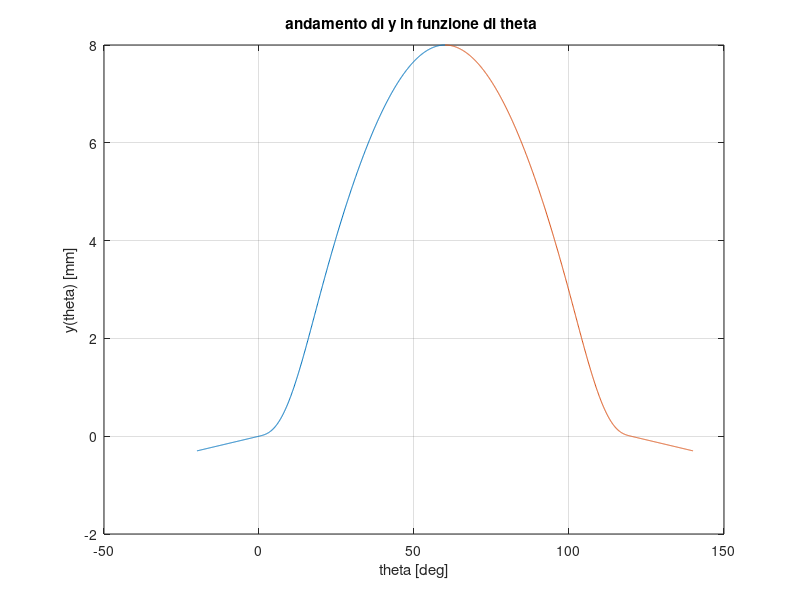
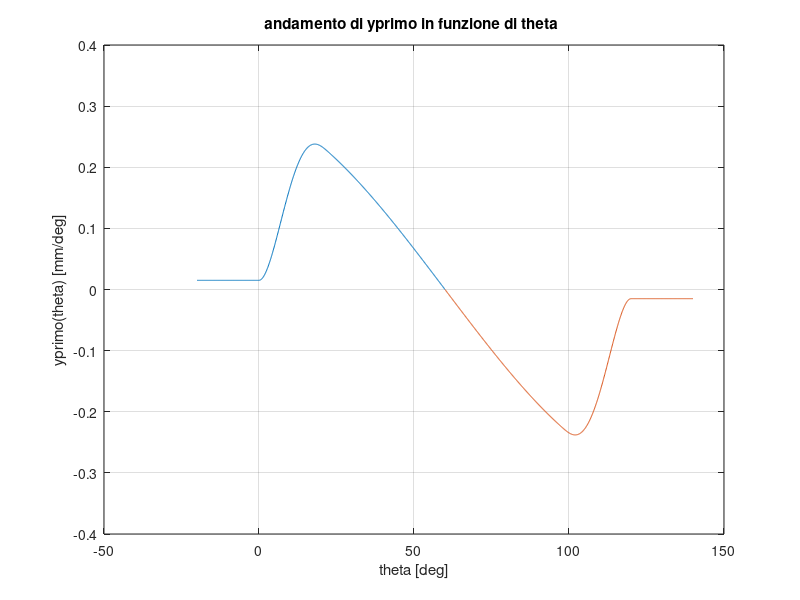
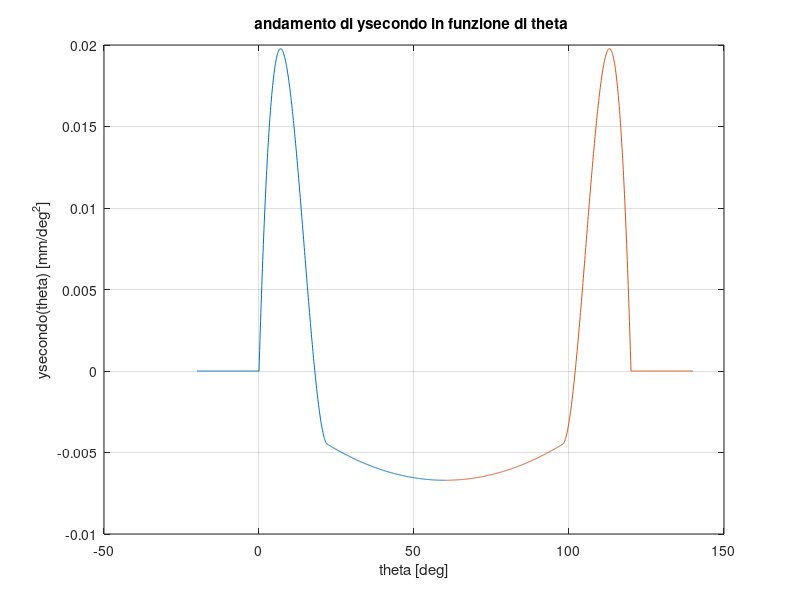

Recreate these plots in MATLAB, in order. (Note: this script raises an error after producing the figures.)
clc, clear

%% dati

h=8; % alzata al netto delle rampe di ripresa gioco [mm]
alpha=240; %[deg]
h1= 0.3; %gioco [mm]
u=270; % max vel d'urto [mm/s]
n=6000; % massimo regime di rotazione motore [rpm]
theta1=38; %[deg]
theta2=42; %[deg]
deltamin=5; %minimo raggio di curvatura del profilo camma [mm]
Fmin=140; %[N]
k=8.8; % [N/mm]
massa= 0.19; %[kg] massa equipaggio mobile della valvola


%% calcoli

%theta
tq= alpha/4-theta2; % [deg]
thetaR= alpha/4-theta1; % [deg]
thetaS= alpha/4; % [deg]

omega_camma= ( n/2 )* (2*pi/60 ) ; %rad/s
% omegamax = 2pi*n/(60*2) = pi*n/60 [rpm] --> 
% omegamax = pi*n/60 * 180/pi=3n [deg/s]
omegamax = 3*n; %[deg/s]



b0=h; %coefficiente legge di alzata [mm]


% yprimo= u/omegamax %[mm/s / deg/s] --> [mm/deg]
yprimo=u/omegamax; %[mm/deg]

thetaP = -h1/yprimo; %[deg]

format shortE
A=[20*tq^3 12*tq^2 6*tq  0 0; thetaR^5 thetaR^4 thetaR^3 -(thetaR-thetaS)^4 -(thetaR-thetaS)^2; 5*thetaR^4  4*thetaR^3 3*thetaR^2 -4*(thetaR-thetaS)^3 -2*(thetaR-thetaS); 20*thetaR^3 12*thetaR^2 6*thetaR -12*(thetaR-thetaS)^2 -2; 60*thetaR^2 24*thetaR 6 -24*(thetaR-thetaS) 0];
b=[0; b0-(yprimo*thetaR); -yprimo; 0; 0];
x=A\b;

a5=x(1);
a4=x(2);
a3=x(3);
b4=x(4);
b2=x(5); 
a0=0;
a1=yprimo;
a2=0;


%% andamento di y in funzione di theta 

% lineare da P a O 
% pol 5 grado da O a R
% Pol 4 grado da R a S 
% speculare da S in poi

% P - O
% m = y' = u/ omegamax
% y = mx+q 
% q = 0
% ciclo for che fa variare theta da thetaP a thetaO(0,0)
m= yprimo;
thetaPO = thetaP : 0.1 : 0;
yPO= thetaPO.*m;

% O - R
% y = a5*theta^5 + a4*theta^4 + a3*theta^3 + a2*theta^2 + a1*theta + a0
thetaOR = 0 : 0.1 : thetaR ;
a0vettore= ones(1,length(thetaOR) ) *a0;
yOR =  a5.*thetaOR.^5 + a4.*thetaOR.^4 + a3.*thetaOR.^3 + a2.*thetaOR.^2 + a1.*thetaOR + a0vettore ;

% R - S
% y= b4*(thetaRS-thetaS)^4 + b2*(thetaRS-thetaS)^2+ b0
thetaRS = thetaR : 0.1 : thetaS;
b0vettore= ones(1,length(thetaRS) ) *b0;
thetaSvettore= ones(1,length(thetaRS) ) *thetaS;
yRS= b4.*(thetaRS-thetaSvettore).^4 + b2.*(thetaRS-thetaSvettore).^2+ b0vettore;

thetaPS = [thetaPO thetaOR thetaRS];
yPS= [yPO yOR yRS];
% simmetria
% chiamo U il valore speculare a P

thetaSasse= ones(1,length(thetaPS) ) *thetaS;
distanza = thetaSasse - thetaPS;
thetaUS = thetaPS + distanza.*2;
yUS=yPS;

figure(1)

plot(thetaPS,yPS)
hold on 
plot(thetaUS,yUS)
grid on
title('andamento di y in funzione di theta ')
xlabel('theta [deg]')
ylabel('y(theta) [mm]')
% figure(1)
% plot(thetaPO,yPO);
% hold on
% plot(thetaOR,yOR);
% hold on 
% plot(thetaRS,yRS);

%% andamento di y' in funzione di theta 

% P - O
%y'=dy/dtheta
%yPO= thetaPO.*m
%y'=m
coefvelPO=ones(1,length(thetaPO) )*m;


% O - R
% y = a5*theta^5 + a4*theta^4 + a3*theta^3 + a2*theta^2 + a1*theta + a0
% y'= 5*a5*theta^4 + 4*a4*theta^3 + 3*a3*theta^2 + 2*a2*theta + a1

a1vettore= ones(1,length(thetaOR) ) *a1;
coefvelOR= (5*a5).*thetaOR.^4 + (4*a4).*thetaOR.^3 + (3*a3).*thetaOR.^2 + (2*a2).*thetaOR + a1vettore;

% R - S
% y= b4*(thetaRS-thetaS)^4 + b2*(thetaRS-thetaS)^2+ b0
% y'= 4*b4*(thetaRS-thetaS)^3 + 2*b2*(thetaRS-thetaS)
coefvelRS = (4*b4).*((thetaRS-thetaSvettore).^3) + (2*b2).*(thetaRS-thetaSvettore);
% unisco le 3 parti
coefvelPS= [coefvelPO coefvelOR coefvelRS];

% antisimmetria 
% chiamo U il valore speculare a P

coefvelUS=(-1).*coefvelPS;


figure(2)
plot(thetaPS,coefvelPS)
hold on 
plot(thetaUS,coefvelUS)
grid on
title('andamento di yprimo in funzione di theta ')
xlabel('theta [deg]')
ylabel('yprimo(theta) [mm/deg]')
% la derivata è antisimmetrica

% plot(thetaPO,coefvelPO)
% hold on 
% plot(thetaOR,coefvelOR)
% hold on
% plot(thetaRS,coefvelRS)

%% andamento di y'' in funzione di theta 

% derivata di una antisimmetrica è simmetrica


% P - O
%yPO= thetaPO.*m
%y'=m
%y''=0

coefaccPO=zeros(1,length(thetaPO) );

% O - R
% y = a5*theta^5 + a4*theta^4 + a3*theta^3 + a2*theta^2 + a1*theta + a0
% y'= 5*a5*theta^4 + 4*a4*theta^3 + 3*a3*theta^2 + 2*a2*theta + a1
% y''= 20*a5*theta^3 + 12*a4*theta^2 + 6*a3*theta + 2*a2
a2vettore= ones(1,length(thetaOR) ) *a2;
coefaccOR= (20*a5).*thetaOR.^3 + (12*a4).*thetaOR.^2 + (6*a3).*thetaOR+ 2.*a2vettore;

% R - S
% y= b4*(thetaRS-thetaS)^4 + b2*(thetaRS-thetaS)^2+ b0
% y'= 4*b4*(thetaRS-thetaS)^3 + 2*b2*(thetaRS-thetaS)
% y''=  12*b4*(thetaRS-thetaS)^2 + 2*b2
b2vettore= ones(1,length(thetaRS) ) *b2;
coefaccRS = (12*b4).*((thetaRS-thetaSvettore).^2) + 2.*b2vettore;



% unisco le 3 parti
coefaccPS= [coefaccPO coefaccOR coefaccRS];

% simmetria 
% chiamo U il valore speculare a P

coefaccUS=coefaccPS;


figure(3)
plot(thetaPS,coefaccPS)
hold on 
plot(thetaUS,coefaccUS)
grid on
title('andamento di ysecondo in funzione di theta ')
xlabel('theta [deg]')
ylabel('ysecondo(theta) [mm/deg^2]')
%% determinare il raggio base della camma 

% il minimo raggio di curvatura è pari deltamin

% rho = Rb + h1 + y + y'' >= deltamin
% z(theta)= y + y''
% cerco il minimo di rho --> d( z(theta) ) / dtheta = 0

% ho rischio maggiore di avere un rho basso nella zona che è più appuntita
% perchè la circonferenza osculatrice è più piccola. La zona più appuntita
% è quella rappresentata dal polinomio di quarto grado R - S
% chiamo yb yRS per non sovrascrivere le variabili

% yb= b4*(thetaRS-thetaS)^4 + b2*(thetaRS-thetaS)^2+ b0 
% yb'= 4*b4*(thetaRS-thetaS)^3 + 2*b2*(thetaRS-thetaS)
% yb''=  12*b4*(thetaRS-thetaS)^2 + 2*b2
% yb'''= 24*b4*(thetaRS-thetaS)

% d(yb + yb'')/dtheta = yb'+yb'''= 
% =4*b4*(thetaRS-thetaS)^3 + 2*b2*(thetaRS-thetaS) + 24*b4*(thetaRS-thetaS) 
% = (thetaRS-thetaS)*[ 4*b4*(thetaRS-thetaS)^2 + 2*b2 + 24*b4 ] 
% devo imporre la derivata nulla ho due soluzioni:

% 1) thetaRS = thetaS

% 2) 4*b4*(thetaRS-thetaS)^2 + 2*b2 + 24*b4 = 0
% 4*b4*thetaRS^2 + 4*b4*thetaS^2 -8*b4*thetaRS*thetaS + 2*b2 + 24*b4 = 0
% [ 4*b4*thetaRS^2 ] + [ - 8*b4*thetaS*thetaRS ] + 
% +[ b4(4*thetaS^2 + 24)+ 2b2 ]= 0

% thetaRS1,2 = { 8*b4*thetaS +- sqrt{64*(b4^2)*(thetaS^2) - 
% - 4*[(b4*(4*thetaS^2 + 24) + 2*b2 )]*4b4} } / (8*b4)

% delta = 64*(b4^2)*(thetaS^2) - 4*[(b4*(4*thetaS^2 + 24) + 2*b2 )]*4b4 =
% = 64*(b4^2)*(thetaS^2) - 64*(b4^2)*(thetaS^2) - 384*b4^2 - 32*b2*b4 =
% = - 384*b4^2 - 32*b2*b4 
% il delta è negativo quindi avrei valori non reali perciò escludo la
% seconda soluzione

% rhomin = Rb + h1 + z(thetaRS = thetaS) = deltamin
% Metto a sistema:
% 1) Rb =  deltamin - h1 - z(thetaRS = thetaS)  
% 2) z = y + y''
% 3) yb=b4*(thetaRS-thetaS)^4 + b2*(thetaRS-thetaS)^2+ b0 
% 4) yb''=  12*b4*(thetaRS-thetaS)^2 + 2*b2

% Rb =  deltamin - h1 - yb(thetaS) - yb''(thetaS)  =
% Rb = deltamin - h1 - b0 - 2*b2
% [mm] - [mm] - [mm] - [mm/deg^2]
% devo moltiplicare b2 per *(360/2pi)^2 per avere la stessa unità di misura

Rb = deltamin - h1 - b0 - 2*b2*( (360/(2*pi))^2 ); % [mm]

%%  disegnare il profilo della camma in scala 2:1

% conviene utilizzare le cordinate polari OE , theta + delta
% OE^2 = OD^2 + OC^2
% OC = y'
% OD = Rb + h1
% tan(delta) = OC / OD

% devo tenere conto di 3 zone:

% 1) U - P (198°)
% RAGGIO BASE : OD = Rb ; OC = 0;
figure(4)
OD1=Rb;
OC1=0;
OE1 = sqrt(OD1^2+OC1^2); %OE^2 = OD^2 + OC^2
delta1=atan(OC1/OD1); % arctan(0/Rb)
%thetaU=thetaS+(thetaS-thetaR)+(thetaR-thetaP);
%thetaN=2*thetaS;%thetaS+(thetaS-thetaR)+(thetaR-thetaP)+thetaP=2*thetaS;
thetaU=thetaS+(thetaS-thetaR)+(thetaR-thetaP);
thetaPnormalizzato=thetaP+360; 
thetaUP=thetaU : 0.1 : thetaPnormalizzato;
theta1=thetaUP*pi/180; %[rad]
OE1vettore= ones(1,length(theta1) )*OE1;
delta1vettore= ones(1,length(theta1) )*delta1;
angolo1=theta1+delta1;
% 2) P - O + N - U (18°+18°)
% TRATTO DI RECUPERO GIOCO : 
% OD = Rb + h1 + y0' 
% y0'= OC = costante

% P - O
Rbvettore= ones(1,length(thetaPO) ) *Rb;
h1vettore= ones(1,length(thetaPO) ) *h1;
OD2a= Rbvettore + h1vettore + coefvelPO.*thetaPO;
OC2a= coefvelPO*180/pi;
delta2a=atan(OC2a./OD2a);
OE2a = sqrt(OD2a.^2+OC2a.^2);
theta2a = thetaPO*pi/180; %[rad]
angolo2a= theta2a + delta2a;

% N - U

%thetaT=2*(thetaS-thetaR) + thetaR;
%thetaTvettore=ones(1,length(thetaOR) ).*thetaT;
%thetaTN = thetaOR  + thetaTvettore;

thetaO=0;
thetaN= thetaS +(thetaS - thetaO);
thetaNU = thetaPO + (thetaN - thetaP);% non va normalizzato
%coefvelTN=(-1).*coefvelOR;
coefvelNU=(-1).*fliplr(coefvelPO); % non va normalizzato
OD2b= Rbvettore + h1vettore + coefvelNU.*thetaNU;  
OC2b= coefvelNU*180/pi;
OE2b = fliplr(OE2a);
delta2b=atan(OC2b./OD2b);
theta2b = thetaNU*pi/180; %[rad]
angolo2b= theta2b + delta2b;

%  continuità
OE12= [OE2b OE1vettore OE2a];
angolo12 = [angolo2b angolo1 angolo2a];

% 3) O - N (126°)
% TRATTO ATTIVO :
% OD = Rb + h1 + y
% OC = y'

% yST=fliplr(yRS);
% yRT=[yRS yST];
yOS=[yOR yRS(2:end)];
ySN=fliplr(yOS);
yON=[yOS ySN(2:end)];
% coefvelST=fliplr(coefvelRS).*(-1);
% coefvelRT= [coefvelRS coefvelST];
coefvelOS=[coefvelOR coefvelRS(2:end)];
coefvelSN=fliplr(coefvelOS).*(-1);
coefvelON= [ coefvelOS coefvelSN(2:end)];
Rbvettore3= ones(1,length(yON) ).*Rb;
h1vettore3= ones(1,length(yON) ).*h1;
% thetaST= thetaRS + (thetaS - thetaR);
% thetaRT=[thetaRS thetaST];
thetaON=thetaO:0.1:thetaN;
OD3= Rbvettore3 + h1vettore3 + yON; 
OC3= coefvelON*180/pi;
delta3=atan(OC3./OD3);
OE3 = sqrt(OD3.^2+OC3.^2);
theta3 = thetaON*pi/180; %[rad]
angolo3= theta3 + delta3;

% continuità
OE= [OE3 OE12];
angolo = [angolo3 angolo12];

% figure(4)
% polarplot(angolo1,2*OE1vettore,'LineWidth',2);
% hold on
% polarplot(angolo2a,2*OE2a,'LineWidth',1);
% polarplot(angolo12,2*OE12,'LineWidth',2);
% hold on
% polarplot(angolo2b,2*OE2b,'LineWidth',1);
% hold on
% polarplot(angolo3,2*OE3,'LineWidth',3);

figure(4)
polarplot(angolo,2*OE,'LineWidth',3);
title('profilo camma in scala 2:1')

%% bicchierino

% determino la massima distanza dall'asse valvola del contatto
% camma-bicchierino 

%devo avere sempre contatto fra camma e bicchierino quindi il bicchierino
%deve avere un ampiezza almeno uguale a y'max

OCmax=max([OC1 OC2a OC2b OC3]); %[mm] 

% ricorda : OC = y'=dy/dtheta quindi devo correggere l'unità di misura se
% voglio una distanza in mm


% determino il diametro minimo d del bicchierino essendo pari a d/2 lo
% spessore della camma

%d/2= y'max / cos(30) 
%y'max= OCmax

d= 2 * OCmax / cos(pi/6);

%% precarico molla

% F = Fel + Fin  + T;
% T = Precarico
% Fel = Felastica
% Fel = - ky  
% Fin = Finerziale
% Fin = - m*d^2y/dt^2 = -m*coefacc*omega^2 

% Cerco la Fmin Fmin =  (Fel + Fin)min  + T;
% il minimo si raggiunge sul polinomio yb (zona R - S )
% (Fel + Fin)min = - (ky + m*coefacc*omega^2 )
% [N/mm] * [mm] + [kg * mm / s^2 * 1/1000]

% devo trovare il minimo di - (k*yRS + m*coefaccRS*omegamax^2 )
% d( (Fel + Fin) ) / dtheta = 0
% d ( (k*yRS + m*coefaccRS*omegamax^2 ) ) = 0
% k*yb' + m* yb''' * omegamax^2 = 0

% ricavate precedentemente (zona R - S) : 
% yb= b4*(thetaRS-thetaS)^4 + b2*(thetaRS-thetaS)^2+ b0 
% yb'= 4*b4*(thetaRS-thetaS)^3 + 2*b2*(thetaRS-thetaS)
% yb''=  12*b4*(thetaRS-thetaS)^2 + 2*b2
% yb'''= 24*b4*(thetaRS-thetaS)
 
% k*(4*b4*(thetaRS-thetaS)^3 + 2*b2*(thetaRS-thetaS) ) +
% + m*omegamax^2*24*b4*(thetaRS-thetaS)= 0 

%(thetaRS-thetaS)*[4k*b4*(thetaRS-thetaS)^2 +2k*b2 + 24m*omegamax^2*b4] = 0
% ho due soluzioni.( thetaRS = theta sono letteralmente la stessa cosa )

% 1) theta = thetaS

% 2) 4k*b4*(theta-thetaS)^2 +2k*b2 + 24m*omegamax^2*b4 = 0
% 4k*b4*theta^2 + 4k*b4*thetaS^2 - 8k*b4*theta*thetaS + 2k*b2 + 24m*omegamax^2*b4 = 0
% 4k*b4*(theta^2) - 8k*b4*thetaS*(theta) + (4k*b4*thetaS^2 + 2k*b2 + 24m*omegamax^2*b4 ) = 0

% theta1,2=  8k*b4*thetaS +-
% +- sqrt (64*k^2*b4^2*thetaS^2 -4*(4k*b4*thetaS^2+2k*b2+24m*omegamax^2*b4 )*(4k*b4))

% delta = 64*k^2*b4^2*thetaS^2 -4*(4k*b4*thetaS^2+2k*b2+24m*omegamax^2*b4)*(4k*b4) =
% = 64*k^2*b4^2*thetaS^2 - 4^3*b4^2*k^2*thetaS^2 - 4^2*2*k^2*b2*b4 -
% - 4^2*24*m*omegamax^2*b4^2 =
% =  - 32*k^2*b2*b4 - 384*m*omegamax^2*b4^2 < 0 
% delta < 0 --> le soluzioni non sono reali
% utilizzo perciò la 1 soluzione

% 1) theta = thetaS
% T = Fmin - k*yb(thetaS) - m*coefaccRS(thetaS)*omegamax^2

% T = Fmin - k*bo - m*2b2*omegamax^2

% Fmin = [N]
% k = [N /mm]
% bo = [mm]
% omegamax=3*n;  [mm/deg^2]
% b2 = [deg^2/s^2]
% m= massa equipaggio mobile della valvola [kg]

% [N] - [N /mm] * [mm] - [kg]*[deg^2/s^2]*[mm/deg^2]
% [N] - [N ] - [kg*mm/s^2]
% [N] - [N ] - [N*1/1000]

T = Fmin - k*b0 - (massa*2*b2*(omegamax^2))/1000;

